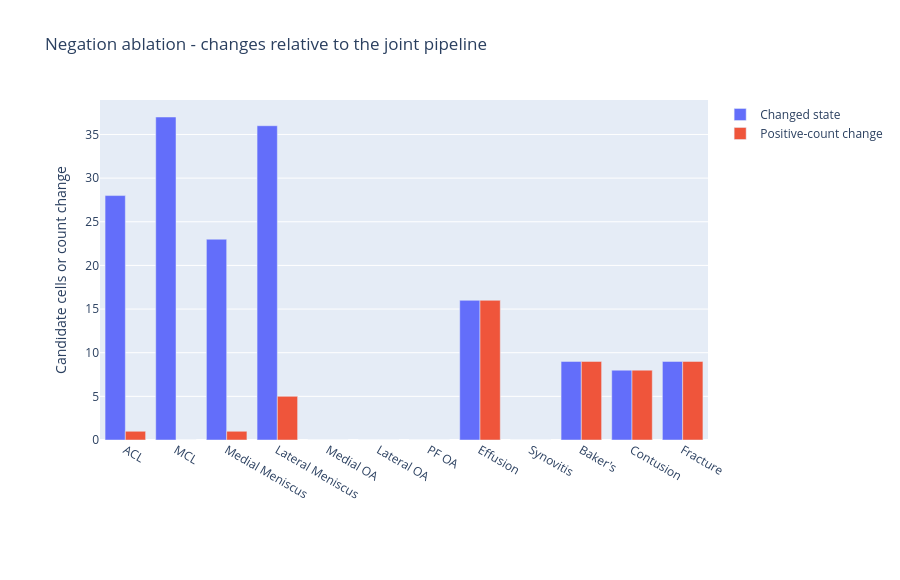

The code cell stored with this chart in its notebook:
### Markdown cell above
## 06 · Remove negation from the joint construction

This is a matched leave-one-block-out experiment. Candidate changes do not establish which assignment is correct.

Each figure saves its numerical specification, native Plotly JSON, interactive HTML, and PNG companion. The PNG is emitted separately and remains in the saved notebook.

### Code cell
display_saved(6)

### Figure 1 — Plotly figure (JSON) as saved in the notebook; plotly's stock layout.template omitted (floating-point values rounded to 4 significant figures)
{"data": [{"name": "Changed state", "type": "bar", "x": ["ACL", "MCL", "Medial Meniscus", "Lateral Meniscus", "Medial OA", "Lateral OA", "PF OA", "Effusion", "Synovitis", "Baker's", "Contusion", "Fracture"], "y": [28, 37, 23, 36, 0, 0, 0, 16, 0, 9, 8, 9]}, {"name": "Positive-count change", "type": "bar", "x": ["ACL", "MCL", "Medial Meniscus", "Lateral Meniscus", "Medial OA", "Lateral OA", "PF OA", "Effusion", "Synovitis", "Baker's", "Contusion", "Fracture"], "y": [1, 0, 1, 5, 0, 0, 0, 16, 0, 9, 8, 9]}], "layout": {"barmode": "group", "height": 580, "margin": {"b": 140, "l": 100}, "meta": {"numeric_spec_sha256": "694438beb4becca44aff114024c8c6fdfb9bdf03e4b329bad223ac3b8b97060b", "role": "aggregate_supervision_diagnostic"}, "title": {"text": "Negation ablation - changes relative to the joint pipeline"}, "yaxis": {"title": {"text": "Candidate cells or count change"}}}}
